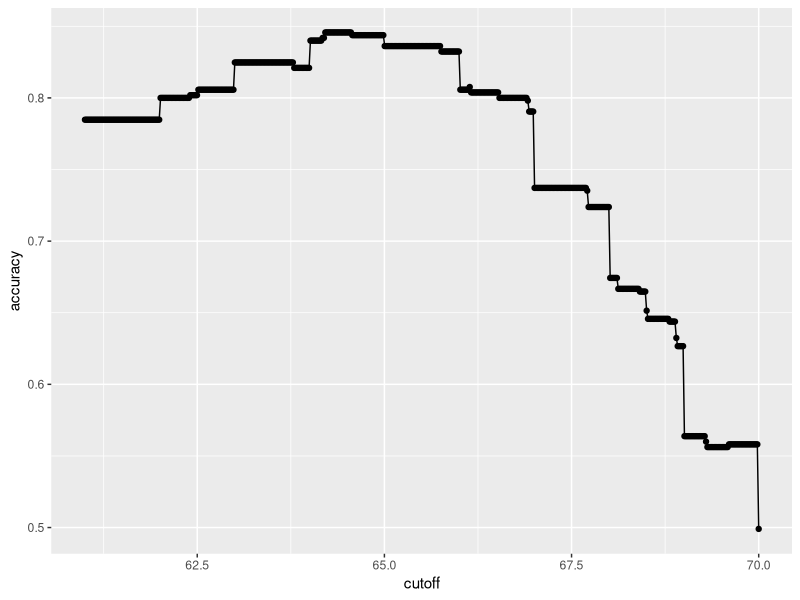
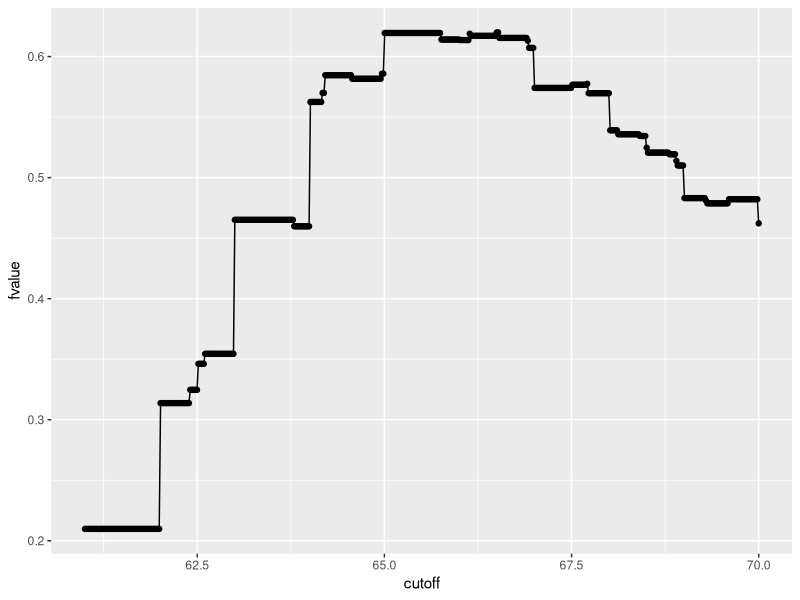

Reproduce these figures in R, in order.
library(dslabs)
library(caret)
library(tidyverse)
library(e1071)
data(heights)

#extract features and outcomes
x <- heights$height
y <- heights$sex

#split data1 - generate index
set.seed(1)
train_index <- createDataPartition(y,times=1,p=.5,list=FALSE)

#split data2 - data reshaping
x_train <- x[train_index]
x_test <- x[-train_index]

y_train <- y[train_index]
y_test <- y[-train_index]

#algorithm1 - guessing
y_hat1 <- sample(c('Male','Female'),length(x_test),replace=TRUE) %>% factor()
#algorithm1 - assess
result1 <- mean(y_hat1 == y_test)

#algorithm2 - average height
  #We have this insight: male's height is on average than female of this dataset
  heights %>% group_by(sex) %>% summarise(mean(height),sd(height))
  #We build an algorithm that classify heights higher than 62 inch (2 sd lower than mean) as male
  y_hat2 <- ifelse(x_test>62,'Male','Female') %>% factor()
  #Assess this algorithm by overall accuracy
  result2 <- mean(y_hat2 == y_test)

#algorithm2 - determine a better cutoff
  #Generate a cutoff vector - length of 20 from female height to male height 
  femaleheight <- heights %>% filter(sex=='Female')
  femalemeanheight <- mean(femaleheight$height)
  maleheight <- heights %>% filter(sex=='Male')
  malemeanheight <- mean(maleheight$height)
  cutoff <- seq(from=61,to=70,length.out = 500)
  #cutoff <- seq(61,72)
  #Predict
        cutoffcompare <- function(cutoff=...){
          testresult <- ifelse(x_train>cutoff,'Male','Female') %>% factor()
          overallaccuracy = mean (testresult == y_train)
          return(overallaccuracy)
        }
  accuracy <- sapply(cutoff,cutoffcompare)
  predictionresult <- data.frame(cutoff,accuracy)
  predictionresult %>% ggplot(aes(cutoff,accuracy)) + geom_point() + geom_line()
  
  #The best prediction result we can achieve is 
  max(accuracy)
  optimalcutoff <- cutoff[which.max(accuracy)]
  
  #check the cutoff in test set
  y_hat3 <- ifelse(x_test>optimalcutoff,'Male','Female') %>% factor()
  mean(y_hat3==y_test)

#assess algorithm
  table(predicted=y_hat3,actual=y_test)

  result <- data.frame(y_test,y_hat3) %>% mutate(accuracy=y_test==y_hat3) %>% group_by(y_test) %>% summarise(mean(accuracy))
  print(result)

  prev_train <- mean(y_train=='Male');print(prev_train)
  prev_test <- mean(y_test=='Male');print(prev_test)

#data is biased. prediction is biased. overall accuracy is NOT enough to represent the 'quality' of prediction.
#sensitivity and specificity
  confusionMatrix(data = y_hat3,reference=y_test)

#keep sensitivity & specificity in one variable is also importnat for optimization, e.g. F1.
#This time we want to achieve best F1 value rather than best overall accuracy.
  cutoffcompare <- function(cutoff=...){
    y_hat4 <- ifelse(x_train>cutoff,'Male','Female') %>% factor()
    fvalue <- F_meas(y_hat4,reference = factor(y_train))
    return(fvalue)}
  fvalue <- sapply(cutoff,cutoffcompare)
  predictionresult2 <- data.frame(cutoff,fvalue)
  predictionresult2 %>% ggplot(aes(cutoff,fvalue)) + geom_point() + geom_line()
  
  print(max(fvalue)) 
  cutoff[which.max(fvalue)]
#be careful of train/test set
  
  
#plot the ROC curve
